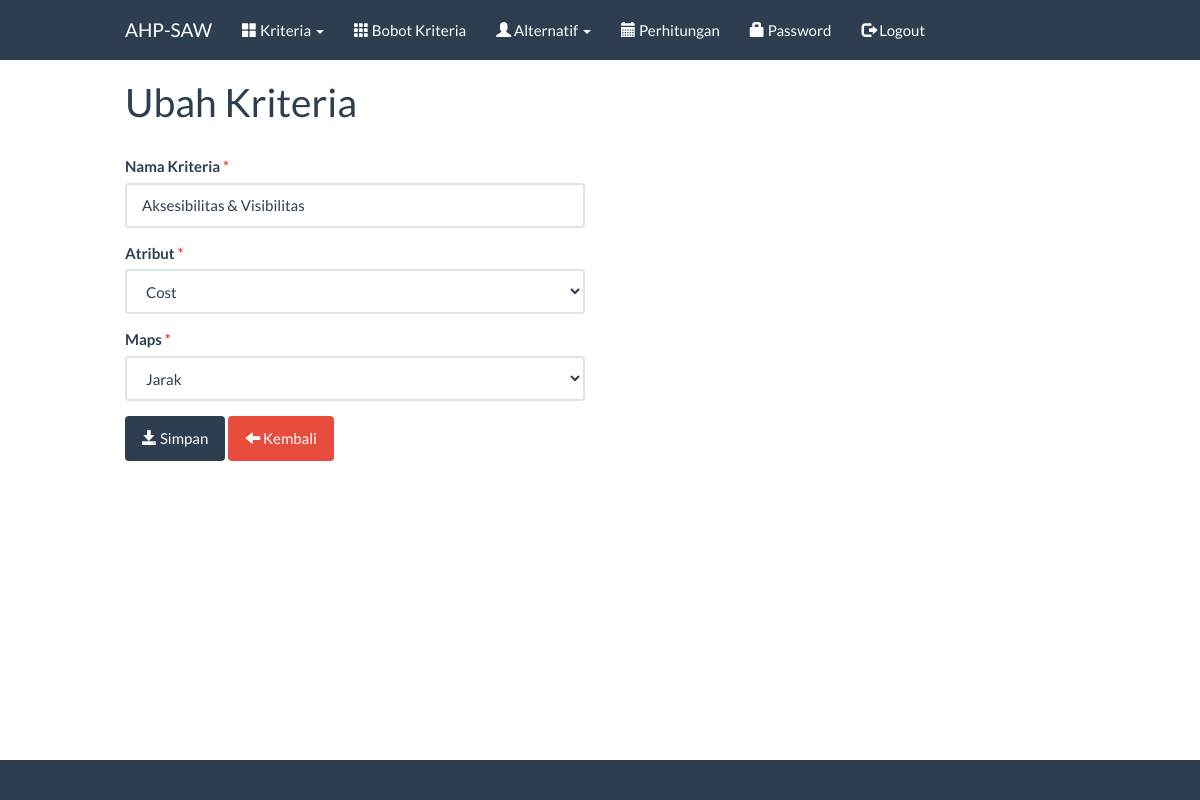
The app's page /index.php?m=kriteria_ubah&ID=C01 (signed in) with its own data.
### tables this page shows
CREATE TABLE `tb_kriteria` (
  `kode_kriteria` varchar(16) NOT NULL,
  `nama_kriteria` varchar(256) DEFAULT NULL,
  `atribut` varchar(16) DEFAULT NULL,
  `bobot` double DEFAULT NULL,
  `maps` varchar(45) DEFAULT NULL
);

### config.php (called while the page is built, shortened)
<?php
    $config["server"]='localhost';
    $config["username"]='root';
    $config["password"]='';
    $config["database_name"]='ahp_saw_maps';
    include'includes/ez_sql_core.php';
    include'includes/ez_sql_mysqli.php';
    $db = new ezSQL_mysqli($config['username'], $config['password'], $config['database_name'], $config['server']);
?>

### includes/ez_sql_core.php (called while the page is built, shortened)
<?php
	class ezSQLcore
	{
		var $show_errors      = true;
		var $timers           = array();
		function get_host_port( $host, $default = false )
		{
			$port = $default;
			return array( $host, $port );
		}
		function flush()
		{
			$this->last_result = array();
		}
		function get_row($query=null,$output=OBJECT,$y=0)
		{
			if ( $query )
			{
				$this->query($query);
			}
			if ( $output == OBJECT )
			{
				return $this->last_result[$y]?$this->last_result[$y]:null;
			}
			elseif ( $output == ARRAY_A )
			{
				return $this->last_result[$y]?get_object_vars($this->last_result[$y]):null;
			}
			elseif ( $output == ARRAY_N )
			{
				return $this->last_result[$y]?array_values(get_object_vars($this->last_result[$y])):null;
			}
			else
			{
				$this->show_errors ? trigger_error(" \$db->get_row(string query, output type, int offset) -- Output type must be one of: OBJECT, ARRAY_A, ARRAY_N",E_USER_WARNING) : null;
			}
		}
		function timer_get_cur()
		{
			list($usec, $sec) = explode(" ",microtime());
			return ((float)$usec + (float)$sec);
		}
		function timer_start($timer_name)
		{
			$this->timers[$timer_name] = $this->timer_get_cur();
		}
		function timer_elapsed($timer_name)
		{
			return round($this->timer_get_cur() - $this->timers[$timer_name],2);
		}
	}

### includes/ez_sql_mysqli.php (called while the page is built, shortened)
<?php
	$ezsql_mysqli_str = array
	(
		1 => 'Require $dbuser and $dbpassword to connect to a database server',
		2 => 'Error establishing mySQLi database connection. Correct user/password? Correct hostname? Database server running?',
		3 => 'Require $dbname to select a database',
		4 => 'mySQLi database connection is not active',
		5 => 'Unexpected error while trying to select database'
	);
	class ezSQL_mysqli extends ezSQLcore
	{
		function connect($dbuser='', $dbpassword='', $dbhost='localhost', $dbport=false)
		{
			global $ezsql_mysqli_str; $return_val = false;
			if ( ! $dbuser )
			{
				$this->register_error($ezsql_mysqli_str[1].' in '.__FILE__.' on line '.__LINE__);
				$this->show_errors ? trigger_error($ezsql_mysqli_str[1],E_USER_WARNING) : null;
			}
			else
			{
				$this->dbh = new mysqli($dbhost,$dbuser,$dbpassword, '', $dbport);
				if( $this->dbh->connect_errno )
				{
					$this->register_error($ezsql_mysqli_str[2].' in '.__FILE__.' on line '.__LINE__);
					$this->show_errors ? trigger_error($ezsql_mysqli_str[2],E_USER_WARNING) : null;
				}
				else
				{
					$return_val = true;
				}
			}
			return $return_val;
		}
		function query($query)
		{
			$return_val = 0;
			$query = trim($query);
			$this->result = @$this->dbh->query($query);
			if ( preg_match("/^(insert|delete|update|replace|truncate|drop|create|alter|begin|commit|rollback|set|lock|unlock|call)/i",$query) )
			{
				$is_insert = true;
				$this->rows_affected = @$this->dbh->affected_rows;
				if ( preg_match("/^(insert|replace)\s+/i",$query) )
				{
					$this->insert_id = @$this->dbh->insert_id;
				}
				$return_val = $this->rows_affected;
			}
			else
			{
				$is_insert = false;
				$i=0;
				$num_rows=0;
				while ( $row = @$this->result->fetch_object() )
				{
					$num_rows++;
				}
				$this->num_rows = $num_rows;
				$return_val = $this->num_rows;
			}
			return $return_val;
		}
	}

### kriteria_ubah.php (the view, shortened to what this page needs)
<?php
$row = $db->get_row("SELECT * FROM tb_kriteria WHERE kode_kriteria='$_GET[ID]'");
?>
<div class="page-header">
	<h1>Ubah Kriteria</h1>
</div>
<div class="row">
	<div class="col-sm-6">
		<form method="post" action="?m=kriteria_ubah&ID=<?=$row->kode_kriteria?>">
			<div class="form-group">
				<label>Nama Kriteria <span class="text-danger">*</span></label>
				<input class="form-control" type="text" name="nama" value="<?=$row->nama_kriteria?>"/>
			</div>
			<div class="form-group">
				<label>Atribut <span class="text-danger">*</span></label>
				<select class="form-control" name="atribut">
					<?=get_atribut_option($row->atribut)?>
				</select>
			</div>
			<div class="form-group">
                <label>Maps <span class="text-danger">*</span></label>
                <select class="form-control" name="maps">
                     <?=maps_option($row->maps)?>
                </select>
            </div>
			<button class="btn btn-primary"><span class="glyphicon glyphicon-save"></span> Simpan</button>
			<a class="btn btn-danger" href="?m=kriteria"><span class="glyphicon glyphicon-arrow-left"></span> Kembali</a>
		</form>
	</div>
</div>

### css/general.css (style rules this page uses)
html { position: relative; min-height: 100%; }
body { margin-bottom: 70px; }
.page-header { margin-top: 0; padding-bottom: 0; }
.page-header h1 { margin-top: 0; }

### records on screen
tb_kriteria: nama "Aksesibilitas & Visibilitas", atribut "Cost", maps "Jarak"
